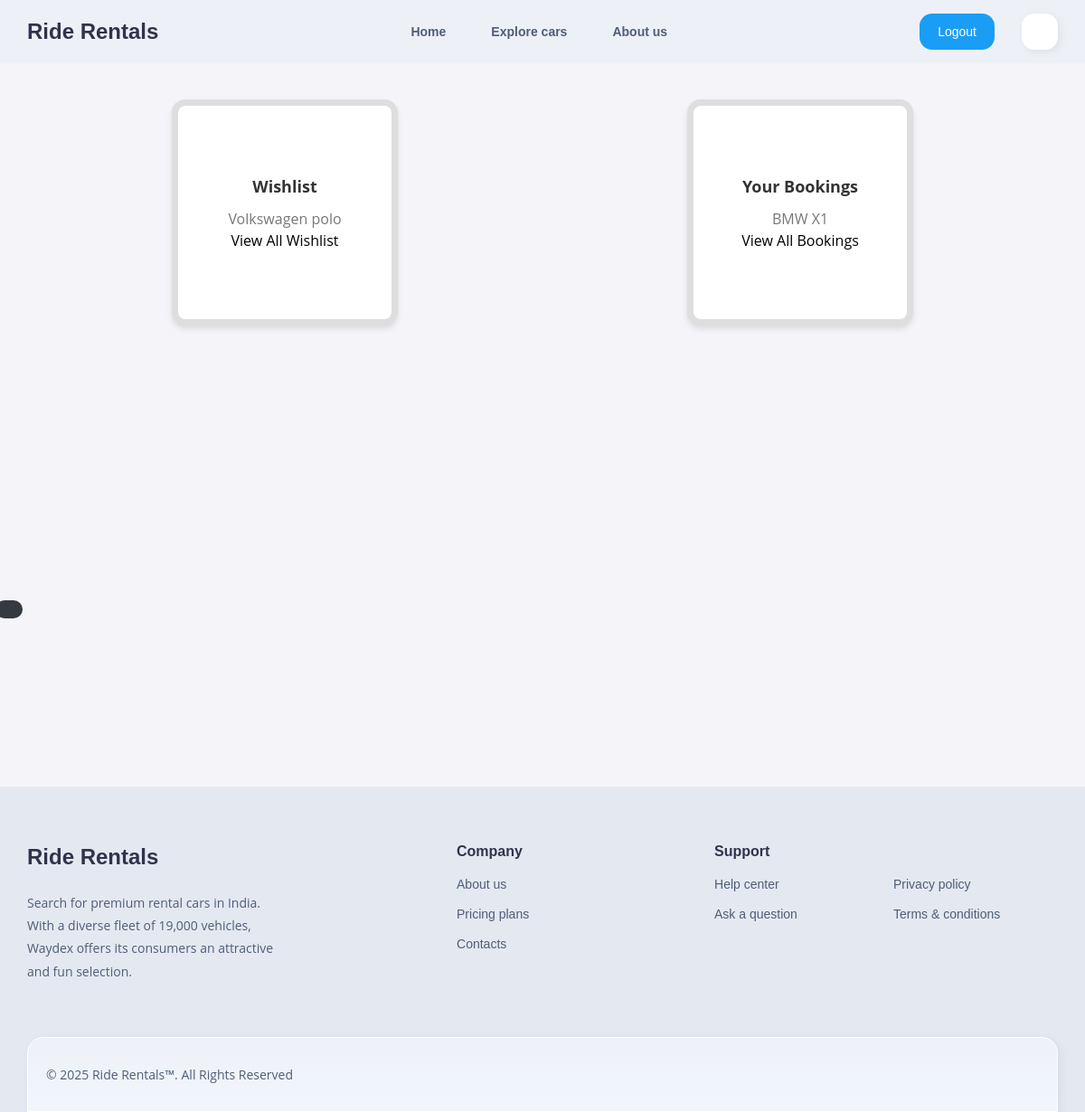
The page /profile/ (signed in) on the database as committed earlier.
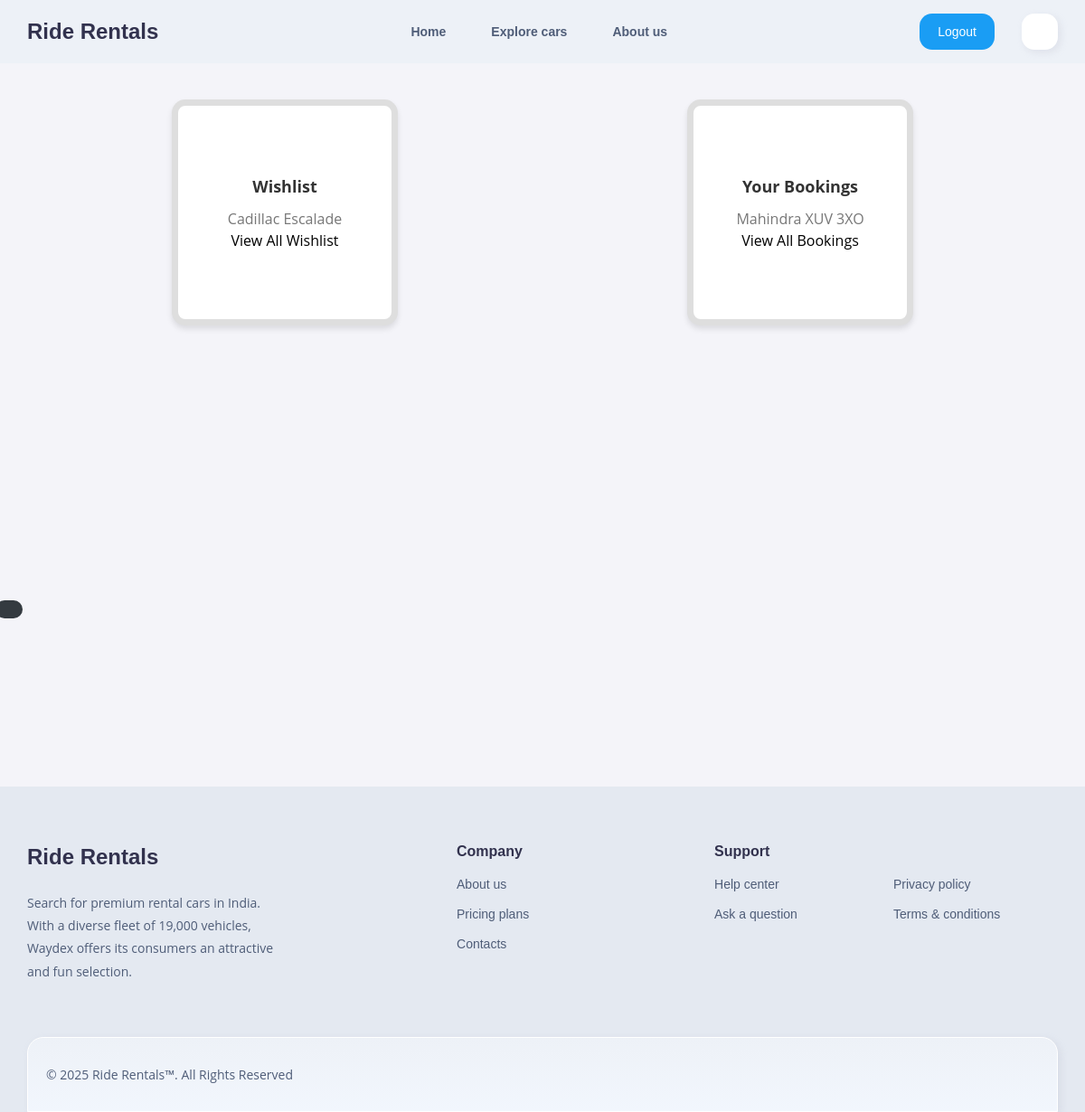
The same page on the database as committed later.
### mainapp/models.py (models this page shows, shortened)
class Wishlist(models.Model):
    user = models.ForeignKey(User, on_delete=models.CASCADE)  # ForeignKey to User
    car = models.ForeignKey(Car_info, on_delete=models.CASCADE)  # ForeignKey to Car_info
    added_on = models.DateTimeField(auto_now_add=True)  # Timestamp when added to wishlist
    class Meta:
        unique_together = ('user', 'car')  # Ensures a user cannot add the same car twice

class Car_info(models.Model):
    img = models.ImageField(upload_to="car_pics")
    name = models.CharField(max_length=50)
    year = models.IntegerField(default=2024)
    capacity = models.IntegerField(null=False)
    mileage = models.FloatField(null=False)
    engine = models.CharField(max_length=20)
    gear = models.CharField(max_length=20)
    available = models.BooleanField(default=True)
    rent = models.FloatField(default=0.0)
    slug = models.SlugField(max_length=100, unique=True, blank=True)  # Adjust length as needed

class Booking(models.Model):
    cus_name = models.CharField(max_length=50)
    cus_ph = models.CharField(max_length=12)
    cus_email = models.CharField(max_length=30)
    car = models.ForeignKey(Car_info, on_delete=models.CASCADE)
    cus_username = models.ForeignKey(User, on_delete=models.CASCADE, default=None)
    class Status(models.TextChoices):
        BOOKED = 'booked', 'Booked'
        RENTED = 'rented', 'Rented'
        COMPLETED = 'completed', 'Completed'
    class Payment_Status(models.TextChoices):
        PAID = 'paid', 'Paid'
        PENDING = 'pending', 'Pending'
    status = models.CharField(
        max_length=10,
        choices=Status.choices,
        default=Status.BOOKED,  # Default value is 'Booked'
    )
    pickup_date = models.DateField()
    return_date = models.DateField()
    booked_on = models.DateField(auto_now=True)
    notes = models.TextField(null=True, blank=True)
    rent = models.DecimalField(max_digits=10, decimal_places=2) # Car price
    total_rent = models.DecimalField(max_digits=10, decimal_places=2) # Computed total rent
    payment_status = models.CharField(
        max_length=10,
        choices=Payment_Status.choices,
        default=Payment_Status.PENDING,  # Default value is 'Booked'
    )

### mainapp/views.py (the view)
# urls.py: path('profile/', views.profile_dashboard, name='profile'),
@login_required
def profile_dashboard(request):
    user = request.user
    bookings = Booking.objects.filter(cus_username=user).order_by('-id') # Fetch bookings associated with the user
    wishlist_items = Wishlist.objects.filter(user=user).order_by('-id')  # Fetch wishlist items
    return render(request, 'mainapp/profile.html', {
        'user': user,
        'all_bookings': bookings,
        'booking_item': bookings.first(),
        'wishlist_item': wishlist_items.first(),
        'all_wishlist_items': wishlist_items,
    })

### templates/mainapp/profile.html (shortened to what this page needs)
{% extends 'mainapp/base.html' %}
{% load static %}
{% block head %}
<link rel="stylesheet" href="{% static 'mainapp/css/profile.css' %}">
{% endblock %}
{% block content %}
<div class="dashboard-container">
    <div class="sidebar-toggle" id="sidebarToggle">
    </div>
    <div class="content">
        <div class="card">
            <h5>Wishlist</h5>
            {% if wishlist_item %}
            <p>{{ wishlist_item.car.name }}</p>
            <button onclick="openWishlistPopup()">View All Wishlist</button>
            {% else %}
            <p>Your wishlist is empty.</p>
            {% endif %}
        </div>
        <div class="card">
            <h5>Your Bookings</h5>
            {% if booking_item %}
            <p>{{ booking_item.car.name }}</p>
            <button onclick="openBookingPopup()">View All Bookings</button>
            {% else %}
            <p>You have no bookings yet.</p>
            {% endif %}
        </div>
    </div>
</div>
{% endblock %}

### templates/mainapp/base.html (shortened to what this page needs)
{% load static %}
<!DOCTYPE html>
<html lang="en">
<head>
    <link rel="stylesheet" href="{% static 'mainapp/css/base-style.css' %}">
    <link rel="stylesheet" href="{% static 'mainapp/css/fonts.css' %}">
    {% block head %} {% endblock %}
</head>
<body>
    <header class="header" data-header>
        <div class="header-container">
            <a href="#" class="logo">
                <span>Ride Rentals</span>
            </a>
            <nav class="navbar" data-navbar>
                <ul class="navbar-list">
                    <li>
                        <a href="{% url 'home' %}" class="navbar-link" data-nav-link>Home</a>
                    </li>
                    {% if user.is_authenticated %}
                    <li>
                        <a href="{% url 'explore_cars' %}" class="navbar-link" data-nav-link>Explore cars</a>
                    </li>
                    <li>
                        <a href="#about-us" class="navbar-link" data-nav-link>About us</a>
                    </li>
                    {% endif %}
                </ul>
            </nav>
            <div class="header-actions">
                {% if user.is_authenticated %}
                <a href="{% url 'logout' %}" class="head-btn" aria-labelledby="aria-label-txt">
                    <span id="aria-label-txt">Logout</span>
                </a>
                <a href="{% url 'profile' %}" class="head-btn user-btn" aria-label="Profile">
                </a>
                {% else %}
                <a href="{% url 'auth' %}" class="head-btn" aria-labelledby="aria-label-txt">
                    <ion-icon name="lock-closed-outline"></ion-icon>
                    <span id="aria-label-txt">Login</span>
                </a>
                {% endif %}
            </div>
        </div>
    </header>
    {% block content %} {% endblock %}
    <section class="footer" id="about-us">
        <footer class="footer">
            <div class="footer-container">
                <div class="footer-top">
                    <div class="footer-brand">
                        <a href="#" class="logo">
                            <span>Ride Rentals</span>
                        </a>
                        <p class="footer-text">
                            Search for premium rental cars in India. With a diverse fleet of 19,000 vehicles, Waydex
                            offers its
                            consumers an
                            attractive and fun selection.
                        </p>
                    </div>
                    <ul class="footer-list">
                        <li>
                            <p class="footer-list-title">Company</p>
                        </li>
                        <li>
                            <a href="#" class="footer-link">About us</a>
                        </li>
                        <li>
                            <a href="#" class="footer-link">Pricing plans</a>
                        </li>
                        <li>
                            <a href="#" class="footer-link">Contacts</a>
                        </li>
                    </ul>
                    <ul class="footer-list">
                        <li>
                            <p class="footer-list-title">Support</p>
                        </li>
                        <li>
                            <a href="#" class="footer-link">Help center</a>
                        </li>
                        <li>
                            <a href="#" class="footer-link">Ask a question</a>
                        </li>
                        <li>
                            <a href="#" class="footer-link">Privacy policy</a>
                        </li>
                        <li>
                            <a href="#" class="footer-link">Terms & conditions</a>
                        </li>
                    </ul>
                </div>
                <div class="footer-bottom">
                    <p class="copyright">
                        &copy; 2025 Ride Rentals™. All Rights Reserved
                    </p>
                </div>
            </div>
        </footer>
</body>
</html>

### static/mainapp/css/profile.css (style rules this page uses)
.dashboard-container { width: 100%; height: 100vh; background-color: #f4f4f9; display: flex; justify-content: flex-start; align-items: stretch; margin-top: 70px; overflow: hidden; }
.sidebar-toggle { cursor: pointer; position: fixed; top: 54%; left: -5px; background-color: #343a40; border-radius: var(--radius-14); color: white; padding: 10px 15px; z-index: 1001; animation: slideBackAndForth 2s ease-in-out 3; }
.content { flex: 1; padding: 30px; display: flex; flex-wrap: wrap; justify-content: space-around; }
.card { width: 250px; height: 250px; background-color: white; padding: 20px; border-radius: 15px; border: solid #80808042 7px; box-shadow: 0 4px 6px rgba(0, 0, 0, 0.1); text-align: center; margin: 10px; display: flex; flex-direction: column; justify-content: center; align-items: center; }
.card h5 { margin-bottom: 10px; color: #333; font-size: 18px; }
.card p { color: #777; }
@media (min-width: 350px) { .sidebar-toggle { display: block; } }

Rows that differ between the two databases and show on the page:
removed Wishlist: car.name "Volkswagen polo"
no longer on this page (row unchanged): Booking: car.name "BMW X1"
added Wishlist: car.name "Cadillac Escalade"
added Booking: car.name "Mahindra XUV 3XO"
